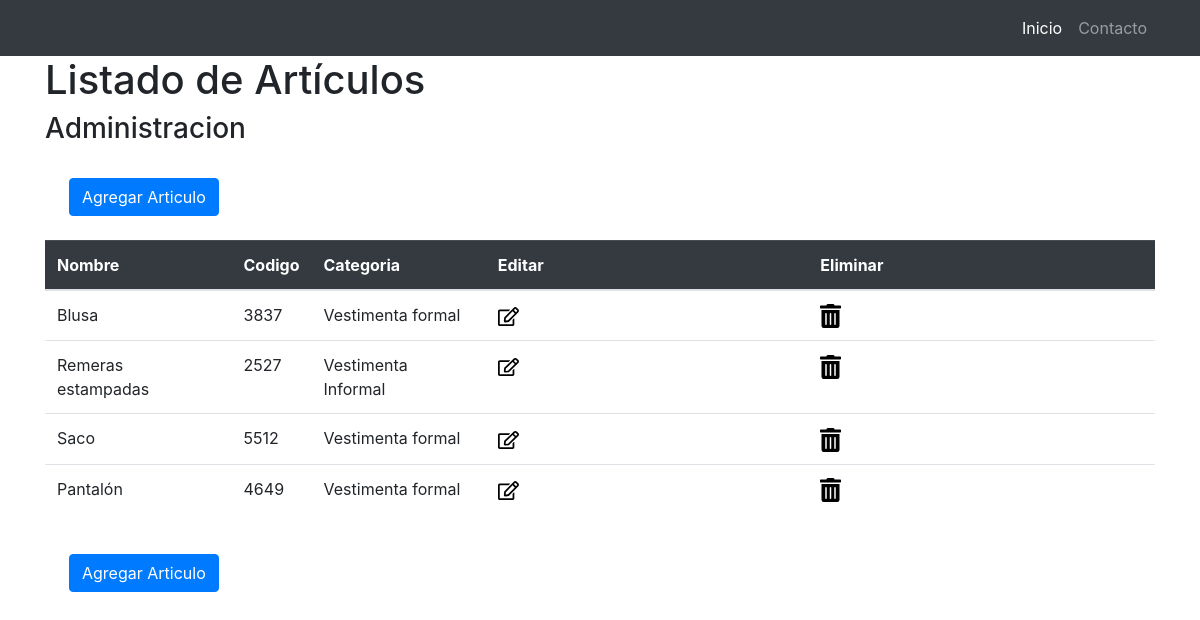
Screenshot of /entidad/articulos with the database file from the repository.
### entidad/models.py (models this page shows, shortened)
class Articulo(models.Model):
    codigo = models.CharField(max_length=150, null=True, unique=True, verbose_name='codigo')
    nombre = models.CharField(max_length=150, verbose_name='Nombre')
    categoria = models.ForeignKey(Categoria, on_delete=models.CASCADE, null=True, blank=True)
    descripcion = models.TextField(null=True, blank=True, verbose_name='Descripcion')
    cantidad = models.TextField(max_length =5, null=True, blank=True)
    unidad_de_medida = models.ForeignKey(Unidad_medida, on_delete=models.CASCADE)
    precio = models.DecimalField(max_digits=10, decimal_places=2, default=0, null=True, blank=True)
    precio_lista = models.DecimalField(max_digits=10, decimal_places=2, default=0, null=True, blank=True)
    descuento = models.DecimalField(max_digits=10, decimal_places=3, default=0, null=True, blank=True)
    aumento = models.DecimalField(max_digits=10, decimal_places=3, default=0, null=True, blank=True)
    iva = models.DecimalField(max_digits=10, decimal_places=3, default=0, null=True, blank=True)
    flete = models.DecimalField(max_digits=10, decimal_places=3, default=0, null=True, blank=True)
    ganancia = models.DecimalField(max_digits=10, decimal_places=3, default=0, null=True, blank=True)
    imagen = models.ImageField(null=True, blank=True, upload_to="images/")

class Categoria(models.Model):
    nombre = models.CharField(max_length=70, verbose_name='Categoria')
    descripcion = models.TextField(null=True, blank=True)
    def __str__(self):
        return self.nombre

### entidad/views.py (the view)
# urls.py: path("articulos", views.articulo, name="articulos"),
def articulo(request, template_name="entidad/articulos.html"):
    art_list = Articulo.objects.all()
    datos = {"articulos": art_list}
    return render(request, template_name, datos)

### templates/entidad/articulos.html
{% extends "base.html" %}
{% block titulo %} Listado de Artículos {% endblock %}
{% block titulo2 %} Administracion {% endblock %}
{% block contenido %}
    <div class="table-responsive">
        <a href="{%url 'nuevoarticulo' %}">
            <button type="button" class="m-4 btn btn-primary">Agregar Articulo</button></a>
        <table class="table">
            <thead class="table-dark">
                <tr>
                    <th>Nombre </th>
                    <th>Codigo</th>
                    <th>Categoria</th>
                    <th>Editar</th>
                    <th>Eliminar</th>
                    <th></th>
                </tr>
            </thead>
            {% for articulo in articulos %}
                <tr>
                    <td>{{ articulo.nombre }}</td>
                    <td>{{ articulo.codigo }}</td>
                    <td>{{ articulo.categoria }}</td>
                    <td><a href="{%url "editararticulo" articulo.id %}">
                        <img style="width: 7%;"  src="{{ STATIC_URL}}images/edit-regular.svg"></a>
                    </td>
                    <td><a href="{%url "borrararticulo" articulo.id %}">
                        <img style="width: 7%;" src="{{ STATIC_URL }}images/trash-alt-solid.svg"> </a>
                    </td>
                    <td></td>
                </tr>
            {% endfor %}
        </table>
        <a href="{%url 'nuevoarticulo' %}">
            <button type="button" class="m-4 btn btn-primary">Agregar Articulo</button></a>
    </div>
{% endblock %}

### static/css/shop-homepage.css (style rules this page uses)
body { padding-top: 56px; }

### rows the page displays
Articulo: nombre "Blusa", codigo "3837", categoria "Vestimenta formal"
Articulo: nombre "Remeras estampadas", codigo "2527", categoria "Vestimenta Informal"
Articulo: nombre "Saco", codigo "5512", categoria "Vestimenta formal"
Articulo: nombre "Pantalón", codigo "4649", categoria "Vestimenta formal"
